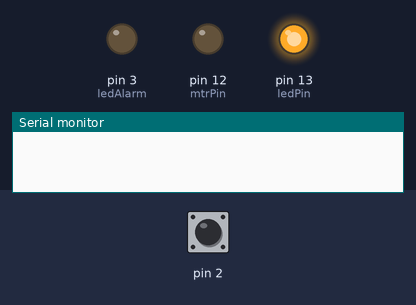
A sketch run on a simulated Arduino Uno, built with avr-gcc and run on an emulated ATmega328P. Parts: output pins drawn as LEDs (lit = HIGH), the last lines printed to the serial monitor. Dashed ring = blinking. The test bench sets the inputs (shaded band); at power-on: pin 2 HIGH. No radio packets arrive unless stated.

Above: at 0.1 s.
At 3.2 s:
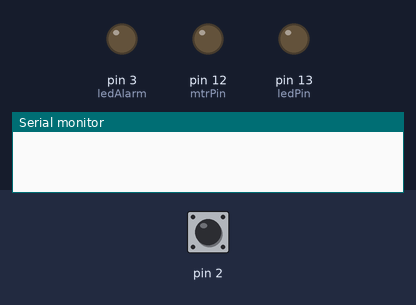
3.3 s: pin 2 pulsed LOW 5 times (0.12 s each, 0.3 s apart)
At 3.98 s:
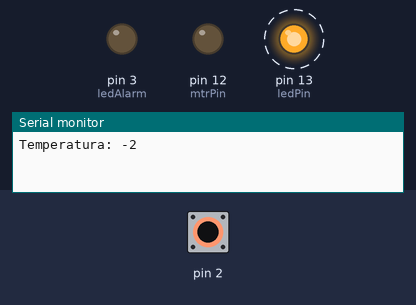
Timing chart, 0 to 6.3 s (numbered marks = the images above; inputs shaded):
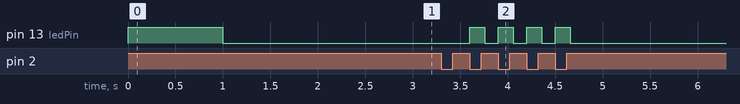

Measured:
- after the input at 3.3 s, pin 13 (ledPin): alternates HIGH for 0.16 s and LOW for 0.14 s, 8 changes in all, then stays LOW, starting after 0.30 s

The sketch:

Transmisor.ino
```cpp
#include <idDHT11.h>
#include <VirtualWire.h>

const int ledPin = 13;
const int ledAlarm = 3;
const int mtrPin = 12;
int SensorValue = 0;
int setPoint = 36;
char msg[1] = {
  '#'};


void dht11_wrapper();
idDHT11 DHT11(2,0,dht11_wrapper);

void setup() {
  vw_set_ptt_inverted(true);
  vw_setup(2000);
  vw_set_tx_pin(4);
  Serial.begin(9600);
  pinMode(ledPin, OUTPUT);
  pinMode(mtrPin, OUTPUT);
  pinMode(ledAlarm, OUTPUT);

  digitalWrite(ledPin, HIGH);
  delay(1000);
  digitalWrite(ledPin, LOW);
  delay(1000);
}

void dht11_wrapper() {
  DHT11.isrCallback();
}

void loop() {
  DHT11.acquireAndWait();
  SensorValue = DHT11.getCelsius();

  if (SensorValue >= setPoint){
    digitalWrite(mtrPin, HIGH);
    digitalWrite(ledAlarm, HIGH);
  } else {
    digitalWrite(mtrPin, LOW);
    digitalWrite(ledAlarm, LOW);
  }

  TransmitRF(SensorValue);
  Serial.print("Temperatura: ");
  Serial.println(SensorValue);

// SensorValue = DHT11.getHumidity();
// TransmitRF(SensorValue);
// Serial.print("  Humi: ");
// Serial.println(SensorValue);
//  delay(1000);
}

void TransmitRF (int value) {
  msg[0] = value;
  digitalWrite(ledPin, HIGH);
  vw_send((uint8_t *)msg, 1);
  vw_wait_tx();
  delay(100);
  digitalWrite(ledPin, LOW);
  delay(100);
}
```
